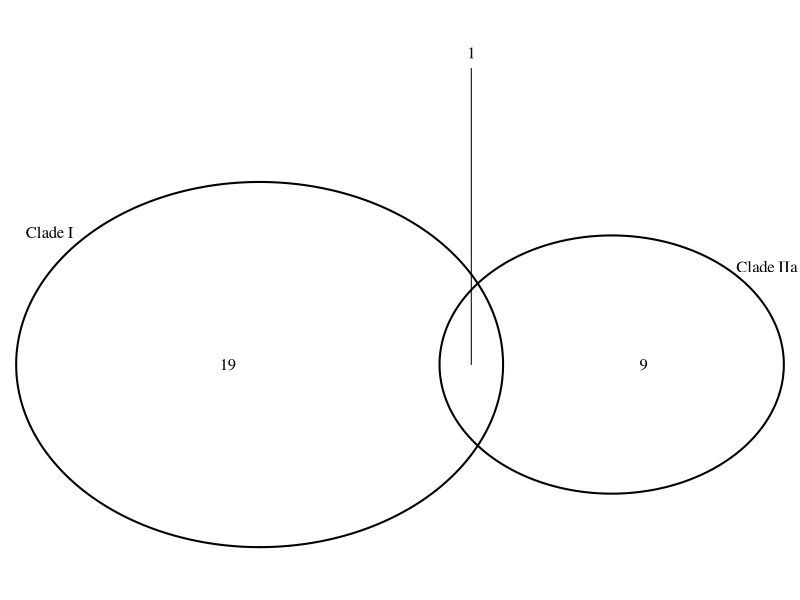

R code for this plot: (Note: this script raises an error after producing the figure.)


# Install and load the VennDiagram package (if not already installed)
install.packages("VennDiagram")
library(VennDiagram)

# Define the gene sets
up_genes_I <- c(
  "ENSG00000001630", "ENSG00000008394", "ENSG00000034510", "ENSG00000044574", "ENSG00000067064",
  "ENSG00000067082", "ENSG00000080824", "ENSG00000081051", "ENSG00000086061", "ENSG00000091513",
  "ENSG00000099194", "ENSG00000107742", "ENSG00000108242", "ENSG00000109072", "ENSG00000109321",
  "ENSG00000109472", "ENSG00000109814", "ENSG00000109971", "ENSG00000110244", "ENSG00000110245"
)

up_genes_IIa <- c(
  "ENSG00000109321", "ENSG00000118523", "ENSG00000120129", "ENSG00000120738", "ENSG00000128016",
  "ENSG00000132002", "ENSG00000170345", "ENSG00000173110", "ENSG00000204389", "ENSG00000282885"
)

# Create a Venn diagram object
venn_obj <- venn.diagram(
  x = list(CladeI = up_genes_I, CladeIIa = up_genes_IIa),
  category.names = c("Clade I", "Clade IIa"),
  filename = NULL  # Use NULL to display the plot in the R console
)

# Display the Venn diagram
grid.draw(venn_obj)


# Define gene symbols for each treatment comparison
up_genes_I <- c(
  "ENSG00000001630", "ENSG00000008394", "ENSG00000034510", "ENSG00000044574", "ENSG00000067064",
  "ENSG00000067082", "ENSG00000080824", "ENSG00000081051", "ENSG00000086061", "ENSG00000091513",
  "ENSG00000099194", "ENSG00000107742", "ENSG00000108242", "ENSG00000109072", "ENSG00000109321",
  "ENSG00000109472", "ENSG00000109814", "ENSG00000109971", "ENSG00000110244", "ENSG00000110245"
)

# Define gene symbols for Clade IIb (if available)
# Leave it empty if there are no genes for Clade IIb

# Define gene symbols for Clade IIa
up_genes_IIa <- c(
  "ENSG00000109321", "ENSG00000118523", "ENSG00000120129", "ENSG00000120738", "ENSG00000128016",
  "ENSG00000132002", "ENSG00000170345", "ENSG00000173110", "ENSG00000204389", "ENSG00000282885"
)

# Create a list of gene sets for each treatment comparison
gene_sets <- list(
  up_genes_I = up_genes_I,
  up_genes_IIb = character(0),  # Empty list for Clade IIb if no genes available
  up_genes_IIa = up_genes_IIa
)


# Create a list of gene sets for each treatment comparison
gene_sets <- list(
  up_genes_I = c(
    "ENSG00000001630", "ENSG00000008394", "ENSG00000034510", "ENSG00000044574", "ENSG00000067064",
    "ENSG00000067082", "ENSG00000080824", "ENSG00000081051", "ENSG00000086061", "ENSG00000091513",
    "ENSG00000099194", "ENSG00000107742", "ENSG00000108242", "ENSG00000109072", "ENSG00000109321",
    "ENSG00000109472", "ENSG00000109814", "ENSG00000109971", "ENSG00000110244", "ENSG00000110245"
  ),
  up_genes_IIb = c(),  # Add gene symbols for Clade IIb here
  up_genes_IIa = c("ENSG00000109321", "ENSG00000118523", "ENSG00000120129", "ENSG00000120738", "ENSG00000128016",
                   "ENSG00000132002", "ENSG00000170345", "ENSG00000173110", "ENSG00000204389", "ENSG00000282885")   # Add gene symbols for Clade IIa here
)

# Create a list of gene sets for each treatment comparison
gene_sets <- list(
  up_genes_I = ordered_up_resLFC$GeneSymbol[ordered_up_resLFC$diffexpressed == "UP" & 
                                              ordered_up_resLFC$log2FoldChange > 0.1 & ordered_up_resLFC$padj < 0.05],
  up_genes_IIb = ordered_up_resLFC$GeneSymbol[ordered_up_resLFC$diffexpressed == "UP" & 
                                                ordered_up_resLFC$log2FoldChange > 0.1 & ordered_up_resLFC$padj < 0.05],
  up_genes_IIa = ordered_up_resLFC$GeneSymbol[ordered_up_resLFC$diffexpressed == "UP" & 
                                                ordered_up_resLFC$log2FoldChange > 0.1 & ordered_up_resLFC$padj < 0.05]
)

install.packages("VennDiagram")
library(VennDiagram)
# Create a Venn diagram object
venn.diagram(
  x = gene_sets,
  category.names = c("Clade I", "Clade IIa"),
  filename = "venn_diagram.png"  # You can specify a filename for the plot
)

# Plot the Venn diagram
grid.draw(venn.plot)

# Add another visualization plot (e.g., a barplot of gene counts for each treatment)
# Here's an example using ggplot2, but you can customize this plot as needed
library(ggplot2)

# Create a dataframe for gene counts in each treatment
gene_counts <- data.frame(
  Treatment = c("Clade I", "Clade IIb", "Clade IIa"),
  GeneCount = c(
    length(gene_sets$up_genes_I),
    length(gene_sets$up_genes_IIb),
    length(gene_sets$up_genes_IIa)
  )
)

# Create a barplot
bar_plot <- ggplot(gene_counts, aes(x = Treatment, y = GeneCount)) +
  geom_bar(stat = "identity", fill = "dodgerblue") +
  labs(
    title = "Number of Upregulated Genes in Each Treatment",
    x = "Treatment",
    y = "Number of Genes"
  ) +
  theme_minimal()

# Save the barplot as an image (e.g., PNG)
ggsave("gene_count_barplot.png", plot = bar_plot, width = 6, height = 4)
